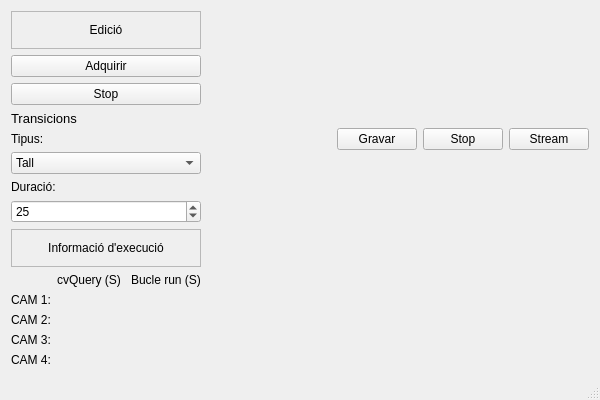
<?xml version="1.0" encoding="UTF-8"?>
<ui version="4.0">
 <class>MainWindow</class>
 <widget class="QMainWindow" name="MainWindow">
  <property name="geometry">
   <rect>
    <x>0</x>
    <y>0</y>
    <width>600</width>
    <height>400</height>
   </rect>
  </property>
  <property name="windowTitle">
   <string>Video system</string>
  </property>
  <property name="styleSheet">
   <string notr="true"/>
  </property>
  <widget class="QWidget" name="centralWidget">
   <property name="styleSheet">
    <string notr="true"/>
   </property>
   <layout class="QGridLayout" name="gridLayout_2">
    <item row="0" column="0">
     <layout class="QGridLayout" name="gridLayout">
      <item row="1" column="0">
       <widget class="QLabel" name="label_edicio">
        <property name="frameShape">
         <enum>QFrame::StyledPanel</enum>
        </property>
        <property name="frameShadow">
         <enum>QFrame::Sunken</enum>
        </property>
        <property name="text">
         <string>Edició</string>
        </property>
        <property name="alignment">
         <set>Qt::AlignCenter</set>
        </property>
        <property name="margin">
         <number>0</number>
        </property>
       </widget>
      </item>
      <item row="1" column="1">
       <widget class="QLabel" name="label_col1">
        <property name="text">
         <string/>
        </property>
       </widget>
      </item>
      <item row="1" column="2">
       <widget class="QLabel" name="label_col2">
        <property name="text">
         <string/>
        </property>
       </widget>
      </item>
      <item row="2" column="0">
       <layout class="QVBoxLayout" name="verticalLayout_EDICIO">
        <item>
         <widget class="QPushButton" name="adquirirButton">
          <property name="text">
           <string>Adquirir</string>
          </property>
         </widget>
        </item>
        <item>
         <widget class="QPushButton" name="stopButton">
          <property name="text">
           <string>Stop</string>
          </property>
         </widget>
        </item>
        <item>
         <widget class="QLabel" name="label_transicions">
          <property name="font">
           <font>
            <pointsize>10</pointsize>
           </font>
          </property>
          <property name="text">
           <string>Transicions</string>
          </property>
         </widget>
        </item>
        <item>
         <widget class="QLabel" name="label_tipus">
          <property name="text">
           <string>Tipus:</string>
          </property>
         </widget>
        </item>
        <item>
         <widget class="QComboBox" name="comboBox_tipus">
          <item>
           <property name="text">
            <string>Tall</string>
           </property>
          </item>
          <item>
           <property name="text">
            <string>Fos</string>
           </property>
          </item>
         </widget>
        </item>
        <item>
         <widget class="QLabel" name="label_duracio">
          <property name="text">
           <string>Duració:</string>
          </property>
         </widget>
        </item>
        <item>
         <widget class="QSpinBox" name="spinBox_duracio">
          <property name="minimum">
           <number>10</number>
          </property>
          <property name="maximum">
           <number>75</number>
          </property>
          <property name="value">
           <number>25</number>
          </property>
         </widget>
        </item>
       </layout>
      </item>
      <item row="2" column="3">
       <layout class="QVBoxLayout" name="verticalLayout_PGM">
        <item>
         <layout class="QHBoxLayout" name="horizontalLayout">
          <item>
           <widget class="QPushButton" name="gravarButton">
            <property name="text">
             <string>Gravar</string>
            </property>
           </widget>
          </item>
          <item>
           <widget class="QPushButton" name="stopButton_2">
            <property name="text">
             <string>Stop</string>
            </property>
           </widget>
          </item>
          <item>
           <widget class="QPushButton" name="streamButton">
            <property name="text">
             <string>Stream</string>
            </property>
           </widget>
          </item>
         </layout>
        </item>
       </layout>
      </item>
      <item row="4" column="0">
       <layout class="QGridLayout" name="gridLayout_3">
        <item row="1" column="0">
         <widget class="QLabel" name="InfoQThread1">
          <property name="text">
           <string>CAM 1:</string>
          </property>
         </widget>
        </item>
        <item row="2" column="0">
         <widget class="QLabel" name="InfoQThread2">
          <property name="text">
           <string>CAM 2:</string>
          </property>
         </widget>
        </item>
        <item row="3" column="0">
         <widget class="QLabel" name="InfoQThread3">
          <property name="text">
           <string>CAM 3:</string>
          </property>
         </widget>
        </item>
        <item row="4" column="0">
         <widget class="QLabel" name="InfoQThread4">
          <property name="text">
           <string>CAM 4:</string>
          </property>
         </widget>
        </item>
        <item row="0" column="1">
         <widget class="QLabel" name="label">
          <property name="text">
           <string>cvQuery (S) </string>
          </property>
         </widget>
        </item>
        <item row="0" column="2">
         <widget class="QLabel" name="label_2">
          <property name="text">
           <string>Bucle run (S)</string>
          </property>
         </widget>
        </item>
       </layout>
      </item>
      <item row="3" column="0">
       <widget class="QLabel" name="Informaciotempsexecucio">
        <property name="frameShape">
         <enum>QFrame::StyledPanel</enum>
        </property>
        <property name="text">
         <string>Informació d'execució</string>
        </property>
        <property name="alignment">
         <set>Qt::AlignCenter</set>
        </property>
       </widget>
      </item>
     </layout>
    </item>
   </layout>
  </widget>
  <widget class="QMenuBar" name="menuBar">
   <property name="geometry">
    <rect>
     <x>0</x>
     <y>0</y>
     <width>600</width>
     <height>21</height>
    </rect>
   </property>
  </widget>
  <widget class="QStatusBar" name="statusBar"/>
  <action name="actionNou">
   <property name="text">
    <string>Nou</string>
   </property>
  </action>
  <action name="actionSortir">
   <property name="text">
    <string>Sortir</string>
   </property>
  </action>
 </widget>
 <layoutdefault spacing="6" margin="11"/>
 <resources/>
 <connections/>
</ui>
